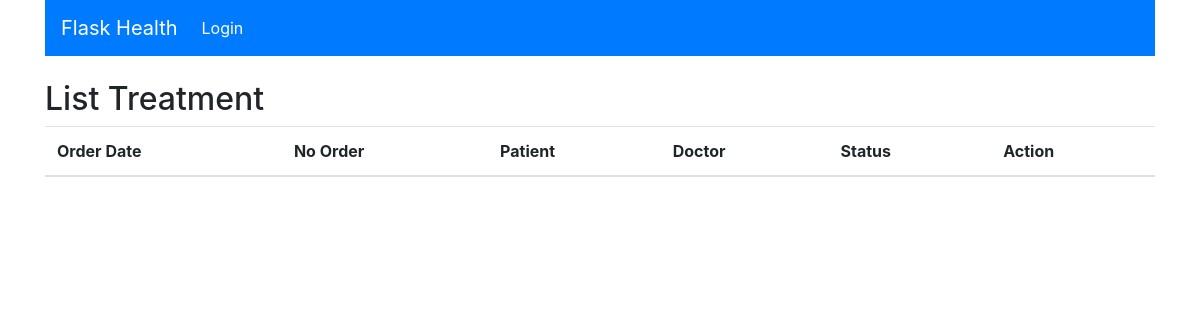
The page /treatment on the database as committed earlier.
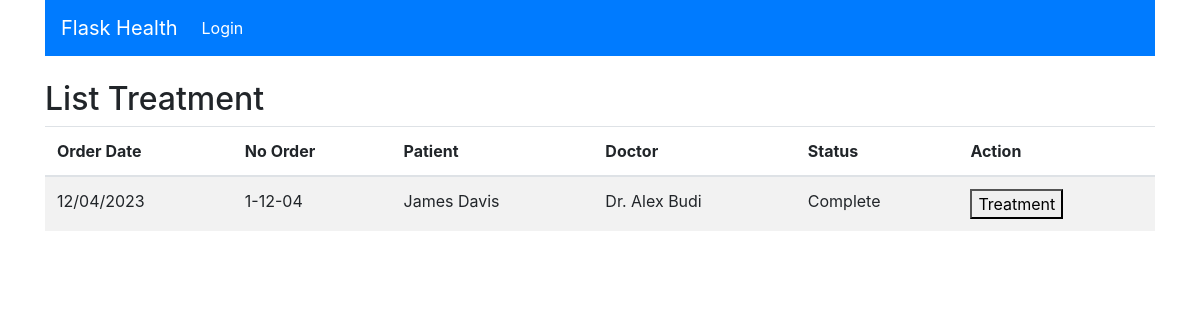
The same page on the database as committed later.
### flask_health/models/order.py (models this page shows, shortened)
class Order(db.Model):
    __tablename__ = "order"
    id = db.Column(db.String(36), primary_key=True)
    patient_id = db.Column(db.String(36), db.ForeignKey("patient.id"), nullable=False)
    order_date = db.Column(db.DateTime)
    payment_method = db.Column(db.String(100))
    total_price = db.Column(db.Integer)
    order_no = db.Column(db.Integer)
    order_steps = db.Column(db.Integer)
    order_status = db.Column(db.String(100))
    order_sub_status = db.Column(db.String(100))
    doctor_id = db.Column(db.String(36), db.ForeignKey("doctor.id"), nullable=False)
    treatments = db.relationship("Treatment", backref="order", lazy=True)
    desc = db.Column(db.Text)
    isDeleted = db.Column(db.Boolean)
    created_at = db.Column(db.DateTime)
    created_by = db.Column(db.String(100))
    updated_at = db.Column(db.DateTime)
    updated_by = db.Column(db.String(100))
    def calculate_order_no(self):
        return str(self.order_no) + "-" + self.order_date.strftime("%d-%m")
    def getFormatOrderDate(self):
        return self.order_date.strftime("%d/%m/%Y")
    def getOrderStatus(self, desirableSteps):
        if self.order_steps == desirableSteps:
            return self.order_status
        elif self.order_steps > desirableSteps:
            return "Complete"
        else:
            return "Not Submitted"

### flask_health/models/doctor.py (models this page shows, shortened)
class Doctor(db.Model):
    __tablename__ = "doctor"
    id = db.Column(db.String(36), primary_key=True)
    name = db.Column(db.String(100))
    isDeleted = db.Column(db.Boolean)
    created_at = db.Column(db.DateTime)
    created_by = db.Column(db.String(100))
    updated_at = db.Column(db.DateTime)
    updated_by = db.Column(db.String(100))

### flask_health/views/treatment.py (the view)
@app.route("/treatment", methods=["GET"])
def treatmentList():
    result = (
        db.session.query(Order, Patient, Doctor)
        .select_from(Order)
        .join(Patient)
        .join(Doctor)
        .filter(
            or_(
                Order.order_steps > 2,
                and_(Order.order_steps == 2, Order.order_status == "Complete"),
            )
        )
        .all()
    )
    treatmentResultList = []
    for order, patient, doctor in result:
        treatmentResultList.append(
            TreatmentViewModel(
                order.id,
                order.calculate_order_no(),
                order.getFormatOrderDate(),
                patient.first_name + " " + patient.last_name,
                doctor.name,
                order.getOrderStatus(3),
            )
        )
    return render_template(
        "treatment/list.html", treatmentResultList=treatmentResultList
    )

### flask_health/templates/treatment/list.html (shortened to what this page needs)
{% extends "layout.html" %}
{% block body %}
<br />
<h2>List Treatment</h2>
<table id="data" class="table table-striped">
    <thead>
        <tr>
            <th>Order Date</th>
            <th>No Order</th>
            <th>Patient</th>
            <th>Doctor</th>
            <th>Status</th>
            <th>Action</th>
        </tr>
    </thead>
    <tbody>
        {% for treatmentResult in treatmentResultList %}
        <tr>
            <td>{{ treatmentResult.order_date }}</td>
            <td>{{ treatmentResult.order_no }}</td>
            <td>{{ treatmentResult.patient_name }}</td>
            <td>{{ treatmentResult.doctor_name }}</td>
            <td>{{ treatmentResult.order_status }}</td>
            <td>
                <button><a style="color: #000000;"
                        href="{{ url_for('treatmentEntries' ,  id=treatmentResult.id) }}">Treatment</a></button>
            </td>
        </tr>
        {% endfor %}
    </tbody>
</table>
{% endblock %}

Rows that differ between the two databases and show on the page:
now on this page (row edited): Order: order_date "12/04/2023", order_no "1-12-04", patient_name "James Davis", doctor_name "Dr. Alex Budi", order_status "Complete"
